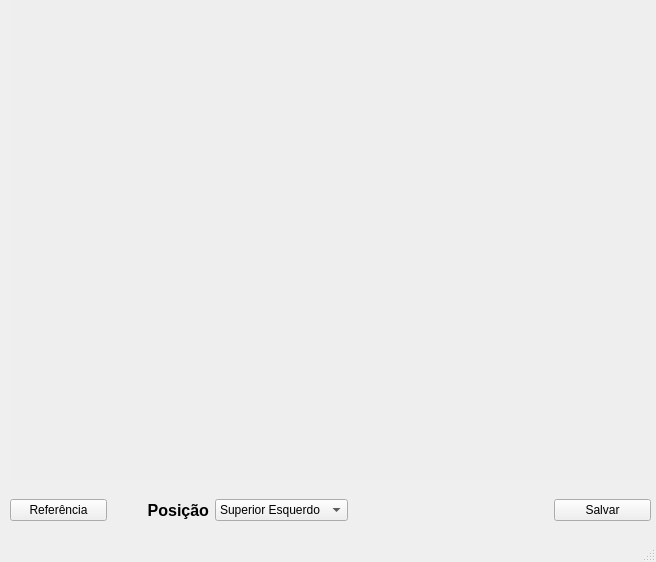
<?xml version="1.0" encoding="UTF-8"?>
<ui version="4.0">
 <class>MainWindow</class>
 <widget class="QMainWindow" name="MainWindow">
  <property name="geometry">
   <rect>
    <x>0</x>
    <y>0</y>
    <width>656</width>
    <height>562</height>
   </rect>
  </property>
  <property name="windowTitle">
   <string>Cruzetas</string>
  </property>
  <widget class="QWidget" name="centralwidget">
   <widget class="QLabel" name="QT_Imagem">
    <property name="geometry">
     <rect>
      <x>10</x>
      <y>0</y>
      <width>640</width>
      <height>480</height>
     </rect>
    </property>
    <property name="styleSheet">
     <string notr="true">background-color: rgb(238, 238, 238);</string>
    </property>
    <property name="text">
     <string/>
    </property>
   </widget>
   <widget class="QWidget" name="horizontalLayoutWidget">
    <property name="geometry">
     <rect>
      <x>10</x>
      <y>490</y>
      <width>641</width>
      <height>41</height>
     </rect>
    </property>
    <layout class="QHBoxLayout" name="horizontalLayout">
     <item>
      <widget class="QPushButton" name="QT_btReferencia">
       <property name="text">
        <string>Referência</string>
       </property>
      </widget>
     </item>
     <item>
      <widget class="QLabel" name="label">
       <property name="sizePolicy">
        <sizepolicy hsizetype="Preferred" vsizetype="Preferred">
         <horstretch>0</horstretch>
         <verstretch>0</verstretch>
        </sizepolicy>
       </property>
       <property name="font">
        <font>
         <pointsize>12</pointsize>
         <weight>75</weight>
         <bold>true</bold>
        </font>
       </property>
       <property name="text">
        <string>Posição</string>
       </property>
       <property name="alignment">
        <set>Qt::AlignRight|Qt::AlignTrailing|Qt::AlignVCenter</set>
       </property>
      </widget>
     </item>
     <item>
      <widget class="QComboBox" name="QT_posicao">
       <property name="sizePolicy">
        <sizepolicy hsizetype="Preferred" vsizetype="Fixed">
         <horstretch>0</horstretch>
         <verstretch>0</verstretch>
        </sizepolicy>
       </property>
       <item>
        <property name="text">
         <string>Superior Esquerdo</string>
        </property>
       </item>
       <item>
        <property name="text">
         <string>Superior Direito</string>
        </property>
       </item>
       <item>
        <property name="text">
         <string>Inferior Esquerdo</string>
        </property>
       </item>
      </widget>
     </item>
     <item>
      <spacer name="horizontalSpacer">
       <property name="orientation">
        <enum>Qt::Horizontal</enum>
       </property>
       <property name="sizeType">
        <enum>QSizePolicy::Fixed</enum>
       </property>
       <property name="sizeHint" stdset="0">
        <size>
         <width>200</width>
         <height>20</height>
        </size>
       </property>
      </spacer>
     </item>
     <item>
      <widget class="QPushButton" name="QT_btFinalizar">
       <property name="text">
        <string>Salvar</string>
       </property>
      </widget>
     </item>
    </layout>
   </widget>
  </widget>
  <widget class="QMenuBar" name="menubar">
   <property name="geometry">
    <rect>
     <x>0</x>
     <y>0</y>
     <width>656</width>
     <height>28</height>
    </rect>
   </property>
  </widget>
  <widget class="QStatusBar" name="statusbar"/>
 </widget>
 <resources/>
 <connections/>
</ui>
